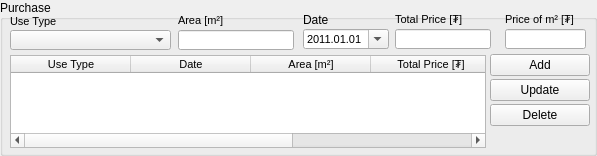
    <widget class="QGroupBox" name="groupBox_48">
     <property name="geometry">
      <rect>
       <x>233</x>
       <y>3</y>
       <width>597</width>
       <height>156</height>
      </rect>
     </property>
     <property name="title">
      <string>Purchase</string>
     </property>
     <widget class="QLabel" name="label_76">
      <property name="geometry">
       <rect>
        <x>303</x>
        <y>10</y>
        <width>86</width>
        <height>20</height>
       </rect>
      </property>
      <property name="minimumSize">
       <size>
        <width>0</width>
        <height>20</height>
       </size>
      </property>
      <property name="maximumSize">
       <size>
        <width>16777215</width>
        <height>20</height>
       </size>
      </property>
      <property name="text">
       <string>Date</string>
      </property>
     </widget>
     <widget class="QLabel" name="decisionDateLabel_6">
      <property name="geometry">
       <rect>
        <x>395</x>
        <y>6</y>
        <width>96</width>
        <height>20</height>
       </rect>
      </property>
      <property name="minimumSize">
       <size>
        <width>0</width>
        <height>20</height>
       </size>
      </property>
      <property name="maximumSize">
       <size>
        <width>16777215</width>
        <height>20</height>
       </size>
      </property>
      <property name="font">
       <font>
        <pointsize>8</pointsize>
       </font>
      </property>
      <property name="text">
       <string>Total Price [₮]</string>
      </property>
      <property name="alignment">
       <set>Qt::AlignBottom|Qt::AlignLeading|Qt::AlignLeft</set>
      </property>
     </widget>
     <widget class="QDateEdit" name="i_purchase_date_edit">
      <property name="geometry">
       <rect>
        <x>303</x>
        <y>29</y>
        <width>86</width>
        <height>20</height>
       </rect>
      </property>
      <property name="minimumSize">
       <size>
        <width>0</width>
        <height>20</height>
       </size>
      </property>
      <property name="maximumSize">
       <size>
        <width>16777215</width>
        <height>20</height>
       </size>
      </property>
      <property name="font">
       <font>
        <pointsize>8</pointsize>
       </font>
      </property>
      <property name="dateTime">
       <datetime>
        <hour>0</hour>
        <minute>0</minute>
        <second>0</second>
        <year>2011</year>
        <month>1</month>
        <day>1</day>
       </datetime>
      </property>
      <property name="displayFormat">
       <string>yyyy.MM.dd</string>
      </property>
      <property name="calendarPopup">
       <bool>true</bool>
      </property>
     </widget>
     <widget class="QPushButton" name="i_purchase_add_button">
      <property name="geometry">
       <rect>
        <x>490</x>
        <y>54</y>
        <width>100</width>
        <height>22</height>
       </rect>
      </property>
      <property name="sizePolicy">
       <sizepolicy hsizetype="Fixed" vsizetype="Fixed">
        <horstretch>0</horstretch>
        <verstretch>0</verstretch>
       </sizepolicy>
      </property>
      <property name="minimumSize">
       <size>
        <width>0</width>
        <height>22</height>
       </size>
      </property>
      <property name="maximumSize">
       <size>
        <width>100</width>
        <height>22</height>
       </size>
      </property>
      <property name="text">
       <string>Add</string>
      </property>
     </widget>
     <widget class="QPushButton" name="i_purchase_update_button">
      <property name="geometry">
       <rect>
        <x>490</x>
        <y>79</y>
        <width>100</width>
        <height>22</height>
       </rect>
      </property>
      <property name="sizePolicy">
       <sizepolicy hsizetype="Fixed" vsizetype="Fixed">
        <horstretch>0</horstretch>
        <verstretch>0</verstretch>
       </sizepolicy>
      </property>
      <property name="minimumSize">
       <size>
        <width>0</width>
        <height>22</height>
       </size>
      </property>
      <property name="maximumSize">
       <size>
        <width>100</width>
        <height>22</height>
       </size>
      </property>
      <property name="text">
       <string>Update</string>
      </property>
     </widget>
     <widget class="QPushButton" name="i_purchase_delete_button">
      <property name="geometry">
       <rect>
        <x>490</x>
        <y>104</y>
        <width>100</width>
        <height>22</height>
       </rect>
      </property>
      <property name="minimumSize">
       <size>
        <width>0</width>
        <height>22</height>
       </size>
      </property>
      <property name="maximumSize">
       <size>
        <width>100</width>
        <height>22</height>
       </size>
      </property>
      <property name="text">
       <string>Delete</string>
      </property>
     </widget>
     <widget class="QLineEdit" name="i_purchase_price_edit">
      <property name="geometry">
       <rect>
        <x>395</x>
        <y>29</y>
        <width>96</width>
        <height>20</height>
       </rect>
      </property>
      <property name="minimumSize">
       <size>
        <width>0</width>
        <height>20</height>
       </size>
      </property>
      <property name="maximumSize">
       <size>
        <width>16777215</width>
        <height>20</height>
       </size>
      </property>
      <property name="font">
       <font>
        <pointsize>8</pointsize>
       </font>
      </property>
      <property name="inputMask">
       <string/>
      </property>
     </widget>
     <widget class="QTableWidget" name="i_purchase_twidget">
      <property name="geometry">
       <rect>
        <x>10</x>
        <y>55</y>
        <width>476</width>
        <height>93</height>
       </rect>
      </property>
      <property name="font">
       <font>
        <pointsize>8</pointsize>
       </font>
      </property>
      <attribute name="horizontalHeaderDefaultSectionSize">
       <number>120</number>
      </attribute>
      <column>
       <property name="text">
        <string>Use Type</string>
       </property>
      </column>
      <column>
       <property name="text">
        <string>Date</string>
       </property>
      </column>
      <column>
       <property name="text">
        <string>Area [m²]</string>
       </property>
      </column>
      <column>
       <property name="text">
        <string>Total Price [₮]</string>
       </property>
      </column>
      <column>
       <property name="text">
        <string>Price of m² [₮]</string>
       </property>
      </column>
     </widget>
     <widget class="QLabel" name="decisionDateLabel_24">
      <property name="geometry">
       <rect>
        <x>178</x>
        <y>7</y>
        <width>147</width>
        <height>20</height>
       </rect>
      </property>
      <property name="minimumSize">
       <size>
        <width>0</width>
        <height>20</height>
       </size>
      </property>
      <property name="maximumSize">
       <size>
        <width>16777215</width>
        <height>20</height>
       </size>
      </property>
      <property name="font">
       <font>
        <pointsize>8</pointsize>
       </font>
      </property>
      <property name="text">
       <string>Area [m²]</string>
      </property>
      <property name="alignment">
       <set>Qt::AlignBottom|Qt::AlignLeading|Qt::AlignLeft</set>
      </property>
     </widget>
     <widget class="QLineEdit" name="i_purchase_area_edit">
      <property name="geometry">
       <rect>
        <x>178</x>
        <y>30</y>
        <width>116</width>
        <height>20</height>
       </rect>
      </property>
      <property name="minimumSize">
       <size>
        <width>0</width>
        <height>20</height>
       </size>
      </property>
      <property name="maximumSize">
       <size>
        <width>16777215</width>
        <height>20</height>
       </size>
      </property>
      <property name="font">
       <font>
        <pointsize>8</pointsize>
       </font>
      </property>
     </widget>
     <widget class="QLabel" name="applicationDateLabel_8">
      <property name="geometry">
       <rect>
        <x>10</x>
        <y>8</y>
        <width>175</width>
        <height>20</height>
       </rect>
      </property>
      <property name="minimumSize">
       <size>
        <width>0</width>
        <height>20</height>
       </size>
      </property>
      <property name="maximumSize">
       <size>
        <width>16777215</width>
        <height>20</height>
       </size>
      </property>
      <property name="font">
       <font>
        <pointsize>8</pointsize>
       </font>
      </property>
      <property name="text">
       <string>Use Type</string>
      </property>
      <property name="alignment">
       <set>Qt::AlignBottom|Qt::AlignLeading|Qt::AlignLeft</set>
      </property>
     </widget>
     <widget class="QComboBox" name="i_purchase_use_type_cbox">
      <property name="geometry">
       <rect>
        <x>10</x>
        <y>30</y>
        <width>161</width>
        <height>20</height>
       </rect>
      </property>
      <property name="minimumSize">
       <size>
        <width>0</width>
        <height>20</height>
       </size>
      </property>
      <property name="maximumSize">
       <size>
        <width>16777215</width>
        <height>20</height>
       </size>
      </property>
     </widget>
     <widget class="QLabel" name="decisionDateLabel_15">
      <property name="geometry">
       <rect>
        <x>505</x>
        <y>6</y>
        <width>81</width>
        <height>20</height>
       </rect>
      </property>
      <property name="minimumSize">
       <size>
        <width>0</width>
        <height>20</height>
       </size>
      </property>
      <property name="maximumSize">
       <size>
        <width>16777215</width>
        <height>20</height>
       </size>
      </property>
      <property name="font">
       <font>
        <pointsize>8</pointsize>
       </font>
      </property>
      <property name="text">
       <string>Price of m² [₮]</string>
      </property>
      <property name="alignment">
       <set>Qt::AlignBottom|Qt::AlignLeading|Qt::AlignLeft</set>
      </property>
     </widget>
     <widget class="QLineEdit" name="purchase_price_edit_4">
      <property name="geometry">
       <rect>
        <x>505</x>
        <y>29</y>
        <width>81</width>
        <height>20</height>
       </rect>
      </property>
      <property name="minimumSize">
       <size>
        <width>0</width>
        <height>20</height>
       </size>
      </property>
      <property name="maximumSize">
       <size>
        <width>16777215</width>
        <height>20</height>
       </size>
      </property>
      <property name="font">
       <font>
        <pointsize>8</pointsize>
       </font>
      </property>
      <property name="inputMask">
       <string/>
      </property>
     </widget>
    </widget>
